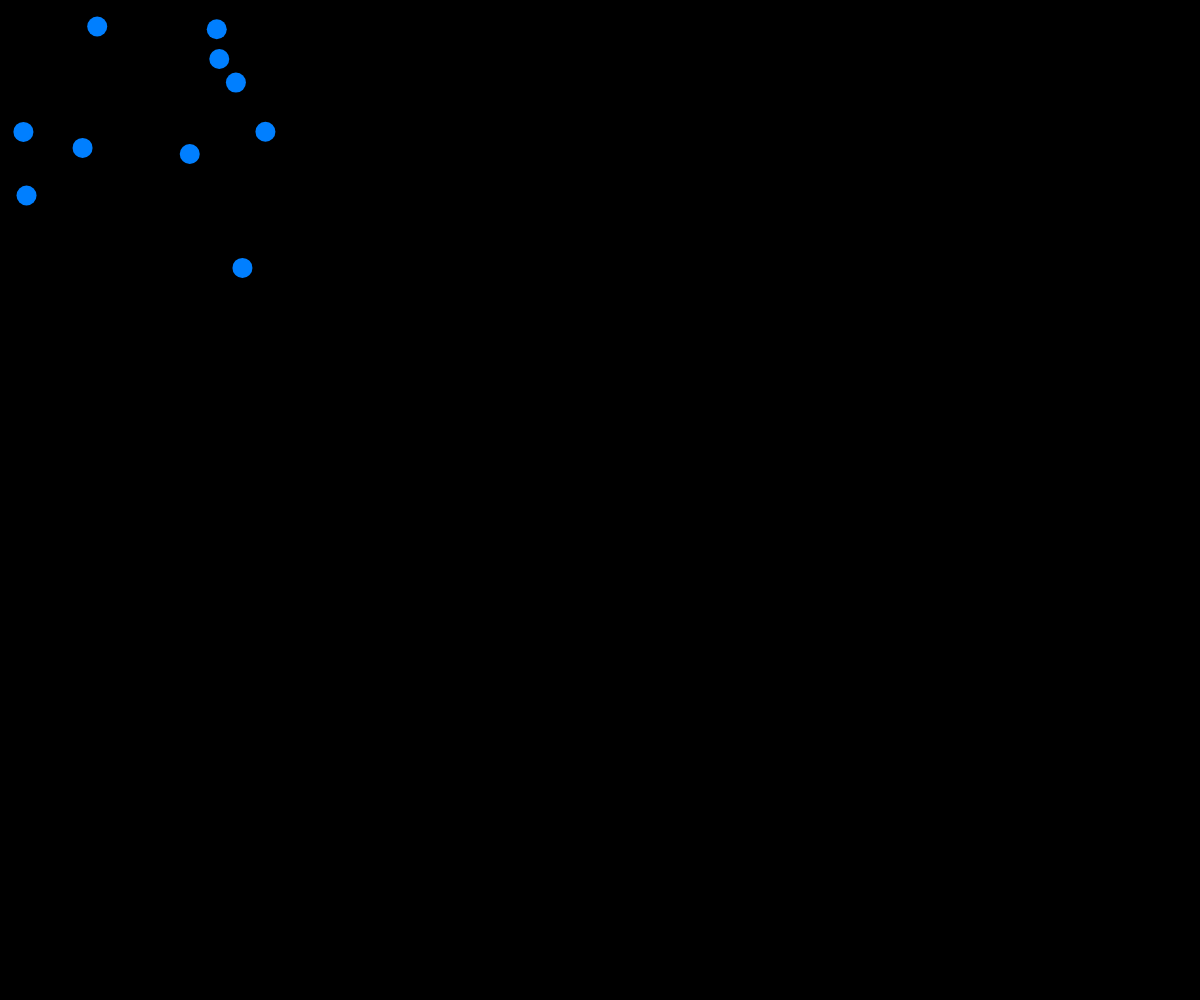
Frame 1 (no input)
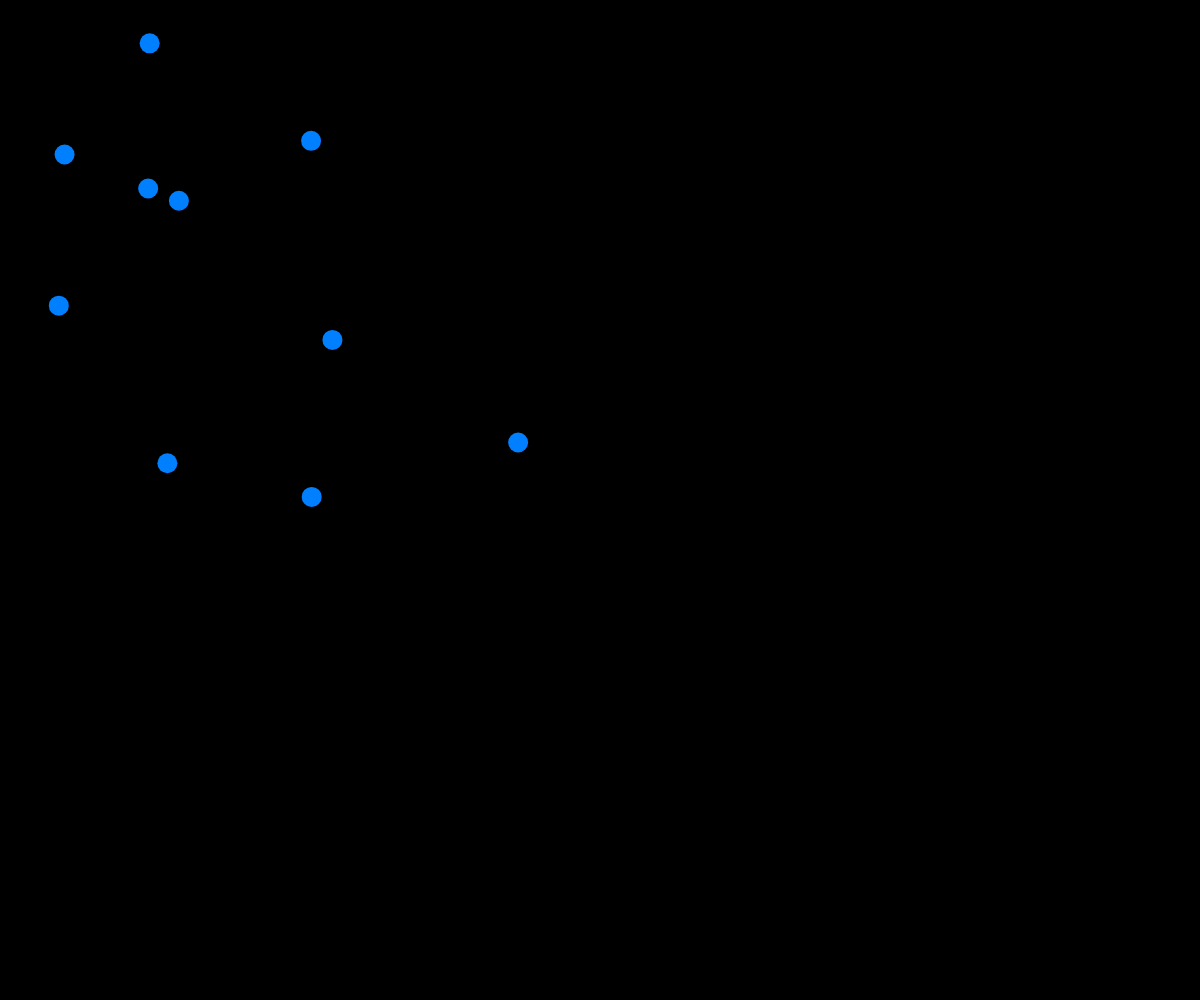
Frame 60 (no input)
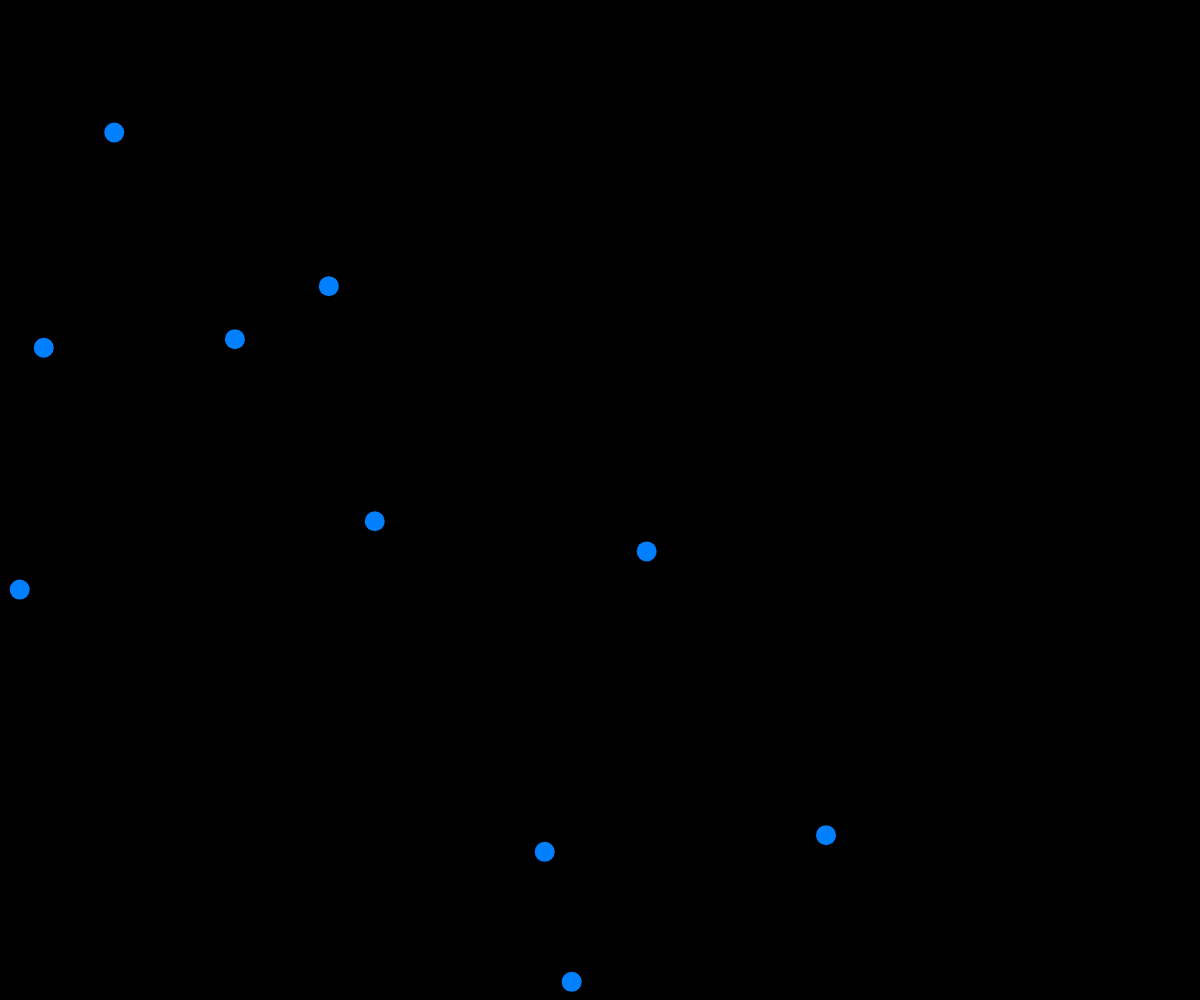
Frame 120 (the mouse pressed at the canvas centre since frame 60)

The p5.js sketch that drew these frames (run headless with seeded random() and noise() and a simulated clock; from frame 60 on, the mouse is pressed at the canvas centre):

// p5.js sketch
// ── sketch.js
let loc = [];
let vel = [];
let nball = 10;
let diameter = 20

function setup() {
  createCanvas(windowWidth, windowHeight); //画面を生成
  frameRate(60); //フレームレート
  noStroke(); //枠線なし
  fill(0, 127, 255); //塗りの色
  for (let index = 0; index < nball; index++) {
    loc[index] = createVector(random(0, 300), random(0, 300))
    vel[index] = createVector(random(-10, 10), random(-10, 10))
  }
}

function draw() {
  background(0); //背景を描画
  for (let i = 0; i < nball-1; i++) {
    for (let j = i+1; j < nball; j++) {
      if (
        dist(loc[i].x, loc[i].y, loc[j].x, loc[j].y) < diameter
      ) {
        vel[i].x = -vel[i].x;
        vel[i].y = -vel[i].y;
        vel[j].x = -vel[j].x;
        vel[j].y = -vel[j].y;
      }
    }
  }
  for (let index = 0; index < nball; index++) {
    loc[index].x = modulo(
      loc[index].x + vel[index].x, windowWidth*2
    ); //円のX座標を更新
    loc[index].y = modulo(
      loc[index].y + vel[index].y, windowHeight*2
    ); //円のY座標を更新
    ellipse(
      windowWidth - abs(windowWidth - loc[index].x),
      windowHeight - abs(windowHeight - loc[index].y),
      diameter
    ); //指定した位置に円を描画
  }
}

function modulo(a, b) {
  return ((a%b)+b)%b;
}
